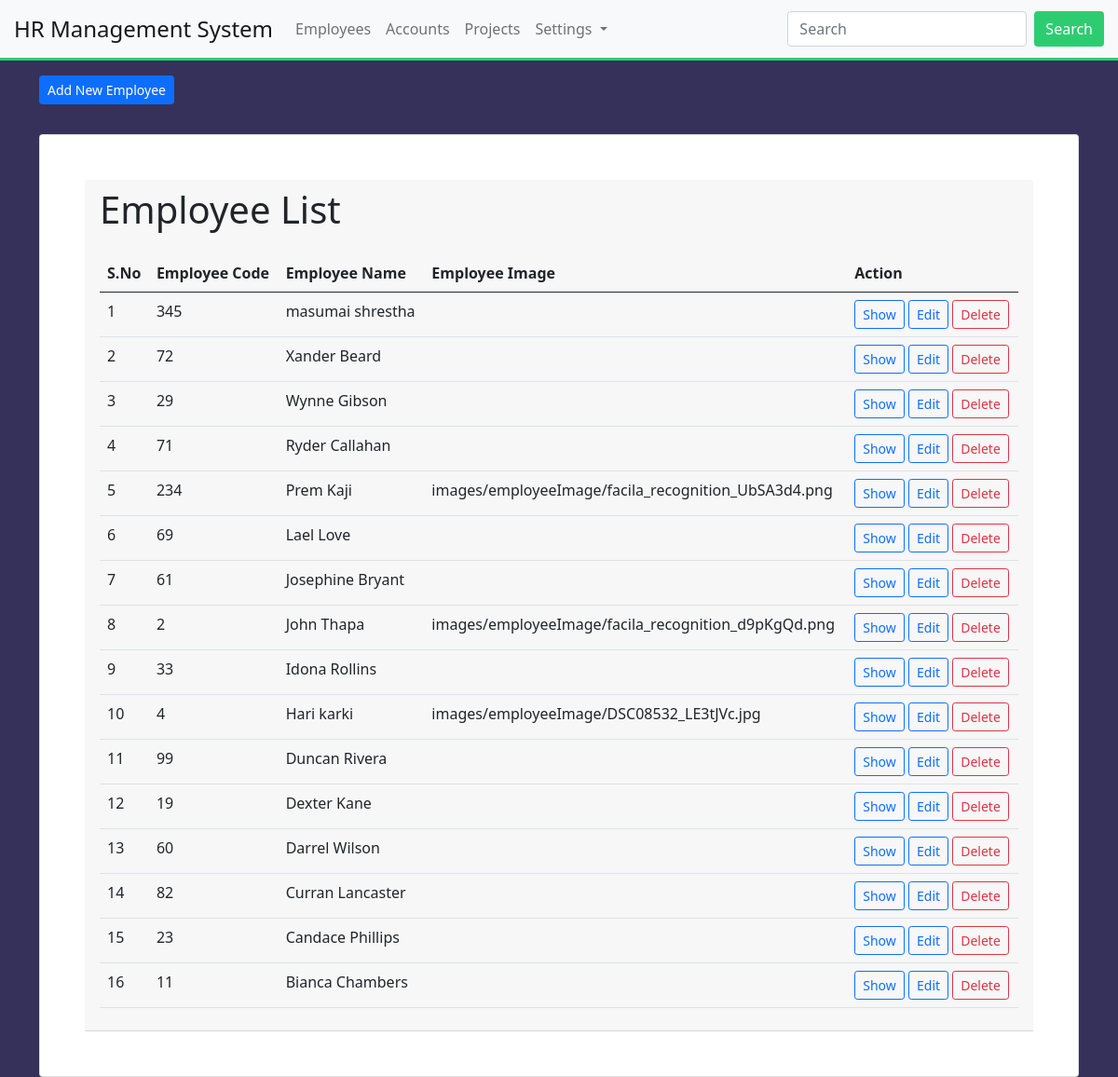
Before: /employees/list/ (signed in) with the older database file.
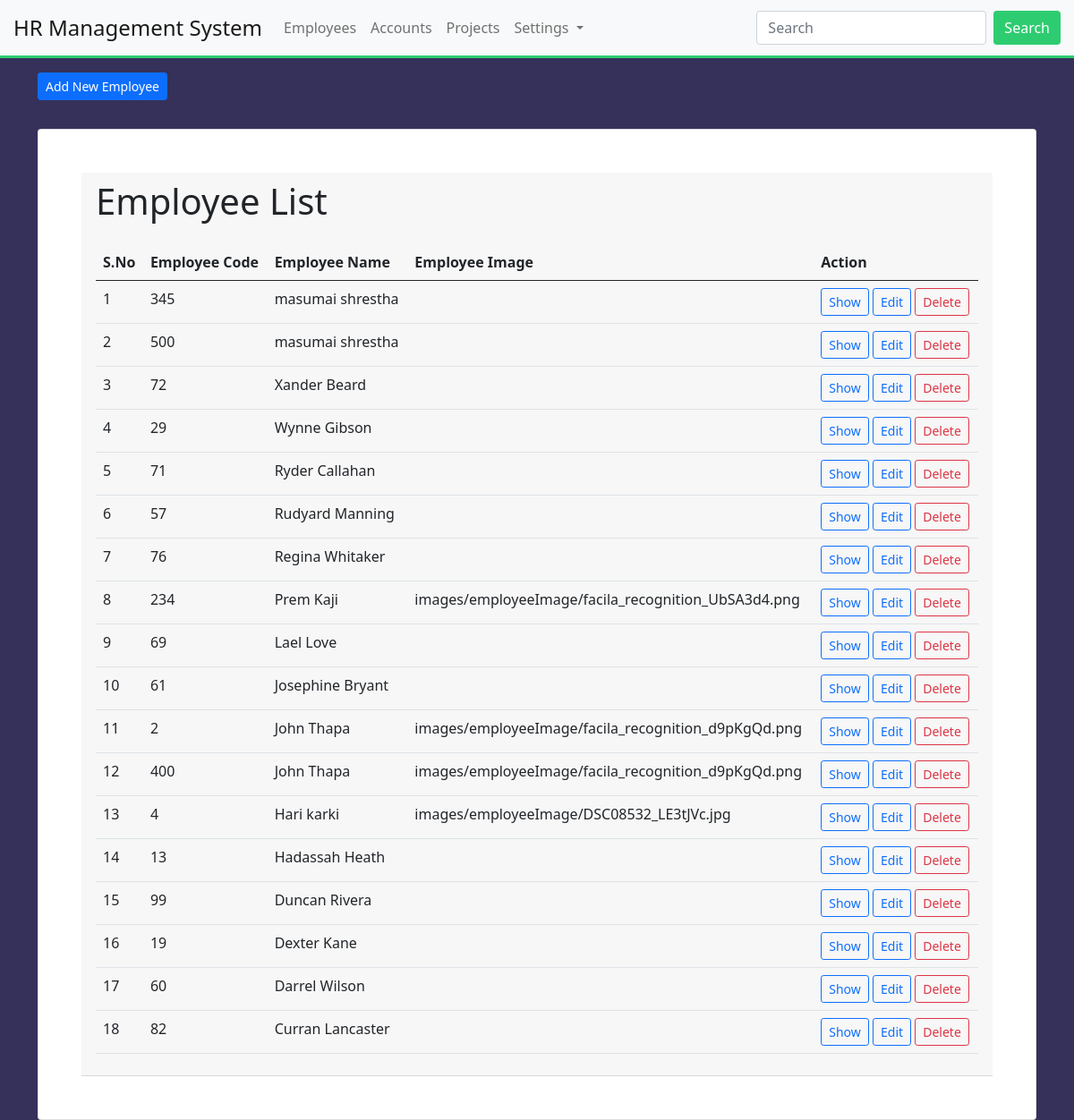
After: the same page with the newer database file.
### Employees/models.py (models this page shows, shortened)
class EmployeeDetail(models.Model):
    employee_code = models.PositiveIntegerField(primary_key=True, auto_created=True)
    employee_name = models.CharField(max_length=30)
    employee_designation = models.ForeignKey(EmployeeDesignation, on_delete=models.CASCADE)
    employee_contact = models.CharField(max_length=10)
    employee_image = models.FileField(upload_to="images/employeeImage", blank=True, null=True)
    is_active = models.BooleanField(default=True)
    class Meta:
        db_table = "employee_details"
        ordering = ["-employee_name"]

### Employees/views.py (the view)
# urls.py: path('list/', views.employee_list, name='employee_list'),
@login_required(login_url='/login/')
def employee_list(request):
    list_of_employee= EmployeeDetail.objects.all()
    context= {"data": list_of_employee }
    return render(request, 'employees/employee_list.html', context)

### templates/employees/employee_list.html (shortened to what this page needs)
{% extends 'layouts/master.html' %}
{% block content %}
<div class="container">
    <a href="{% url 'employee_add' %}" class="btn btn-sm btn-primary mb-3 mt-3">Add New Employee</a>
    <div class="card p-5 mt-3">
        <div class="card-header">
            <h1 class="mb-4">Employee List</h1>
            <table class="table table-hover">
                <thead>
                    <tr>
                        <th>S.No</th>
                        <th>Employee Code</th>
                        <th>Employee Name</th>
                        <th>Employee Image</th>
                        <th>Action</th>
                    </tr>
                </thead>
                <tbody>
                    {% for val in data %}
                    <tr>
                        <td>{{ forloop.counter }}</td>
                        <td>{{ val.employee_code }}</td>
                        <td>{{ val.employee_name }}</td>
                        <td>{{ val.employee_image }}</td>
                        <td>
                            <a href="{% url 'employee_show' val.pk %}" class="btn btn-sm btn-outline-primary mr-2">Show</a>
                            <a href="{% url 'employee_edit' val.pk %}" class="btn btn-sm btn-outline-primary mr-2">Edit</a>
                            <a href="{% url 'employee_delete' val.pk %}" class="btn btn-sm btn-outline-danger">Delete</a>
                        </td>
                    </tr>
                    {% endfor %}
                </tbody>
            </table>
        </div>
    </div>
</div>
{% endblock %}

### templates/layouts/master.html (shortened to what this page needs)
<!DOCTYPE html>
<html lang="en">
<head>
    <link href="https://cdn.jsdelivr.net/npm/bootstrap@5.0.2/dist/css/bootstrap.min.css" rel="stylesheet">
    {% load static %}
    <link rel="stylesheet" type="text/css" href="{% static 'css/master.css' %}">
</head>
<body>
<nav class="navbar navbar-expand-lg navbar-light bg-light">
    <div class="container-fluid">
        <a class="navbar-brand" href="{% url 'dashboard' %}">HR Management System</a>
        <div class="collapse navbar-collapse" id="navbarSupportedContent">
            <ul class="navbar-nav me-auto mb-2 mb-lg-0">
                <li class="nav-item">
                    <a class="nav-link" href="{% url 'employee_list' %}">Employees</a>
                </li>
                <li class="nav-item">
                    <a class="nav-link" href="#">Accounts</a>
                </li>
                <li class="nav-item">
                    <a class="nav-link" href="#">Projects</a>
                </li>
                <li class="nav-item dropdown">
                    <a class="nav-link dropdown-toggle" href="#" id="navbarDropdown" role="button" data-bs-toggle="dropdown"
                       aria-expanded="false">
                        Settings
                    </a>
                </li>
            </ul>
            <form class="d-flex">
                <input class="form-control me-2" type="search" placeholder="Search" aria-label="Search">
                <button class="btn btn-custom" type="submit">Search</button>
            </form>
        </div>
    </div>
</nav>
{% block content %}
{% endblock %}
</body>
</html>

### static/css/master.css (style rules this page uses)
:root { --primary-color: #3498db; --secondary-color: #2ecc71; --text-color: #333; }
body { background-color: #35315a; }
.navbar { background-color: rgb(143, 34, 34); border-bottom: 3px solid var(--secondary-color); }
.navbar-brand { color: #fff; font-size: 24px; }
.navbar-nav .nav-link { color: #fff; }
.container-fluid { padding: 0 15px; }
.btn-custom { background-color: var(--secondary-color); color: #fff; border: none; }

Changed rows visible on the page:
removed EmployeeDetail: employee_code "33", employee_name "Idona Rollins"
removed EmployeeDetail: employee_code "23", employee_name "Candace Phillips"
removed EmployeeDetail: employee_code "11", employee_name "Bianca Chambers"
added EmployeeDetail: employee_code "500", employee_name "masumai shrestha"
added EmployeeDetail: employee_code "57", employee_name "Rudyard Manning"
added EmployeeDetail: employee_code "76", employee_name "Regina Whitaker"
added EmployeeDetail: employee_code "400", employee_name "John Thapa", employee_image "images/employeeImage/facila_recognition_d9pKgQd.png"
added EmployeeDetail: employee_code "13", employee_name "Hadassah Heath"
